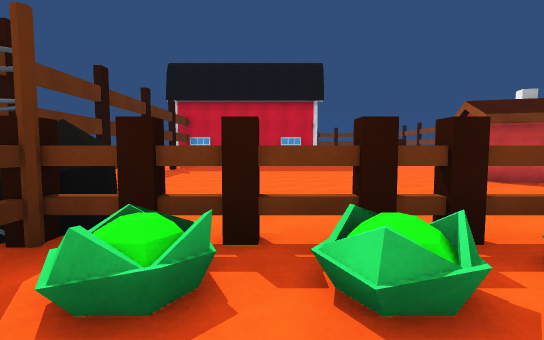
View 1 (above)

20 first-person views from a walk through a 3-D level made in the Unity game engine. The camera is 1.5 m above the floor, tilts 4° down and sees 85° across. The floor is counted in squares, 2 m on a side. Each view is taken from the middle of a square. On the plan, view 1 faces up. The plan holds only what a view shows up to about 10 squares ahead; the rest is blank. The place goes on beyond the plan.

View 2
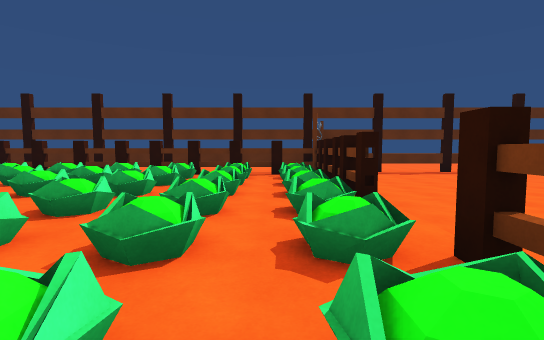

View 3
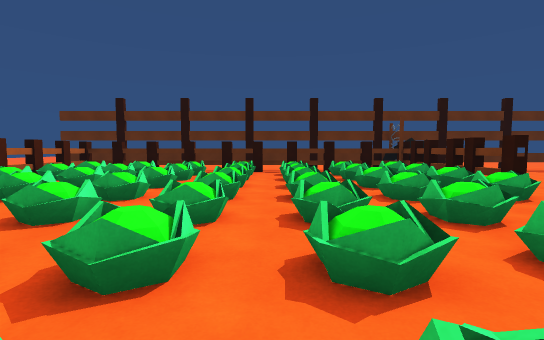

View 4
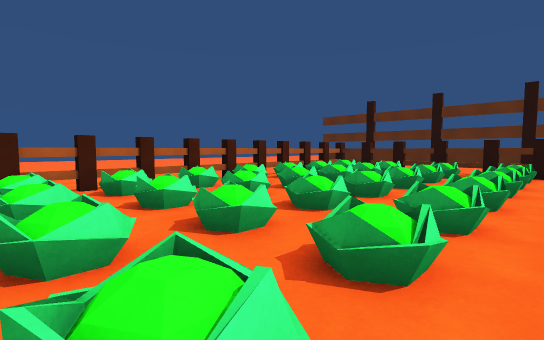

View 5
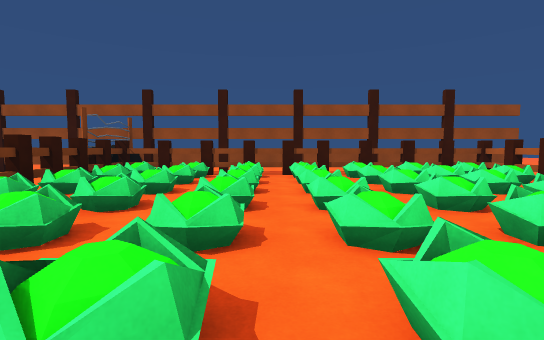

View 6
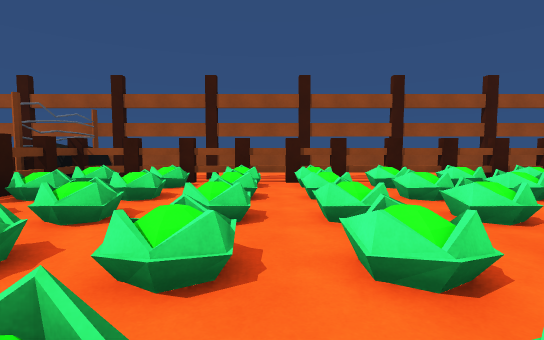

View 7
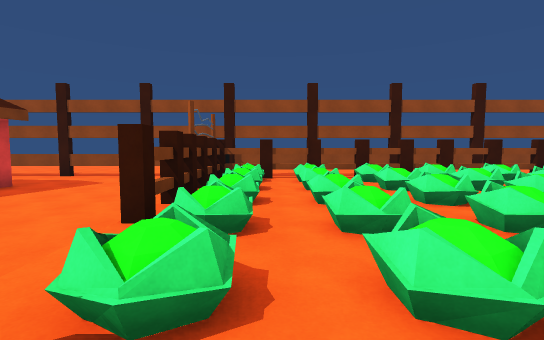

View 8
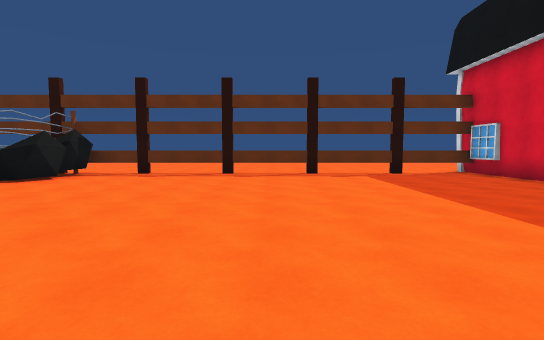

View 9
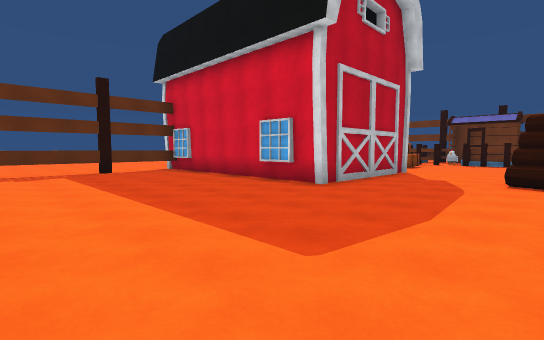

View 10
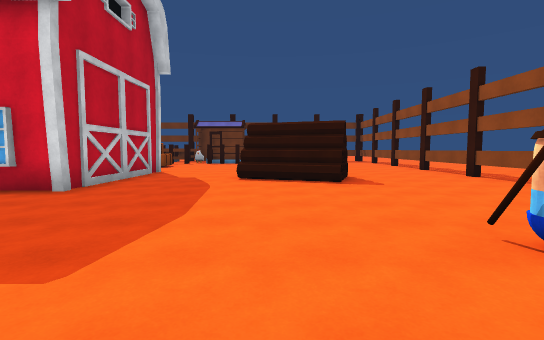

View 11
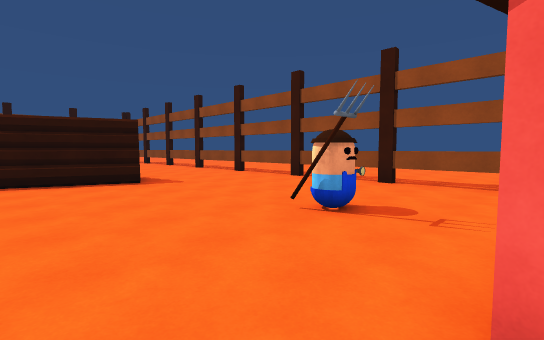

View 12
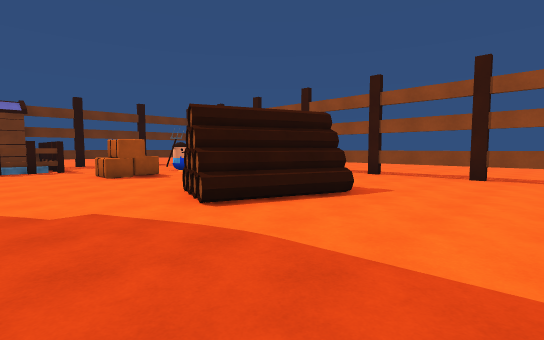

View 13
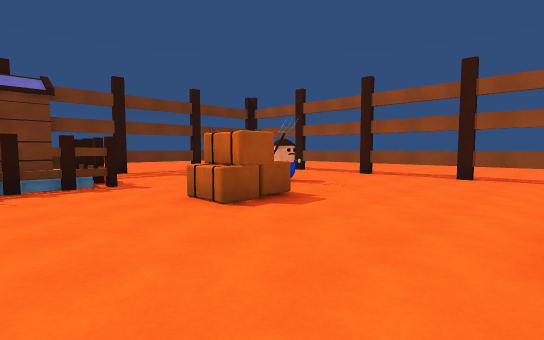

View 14
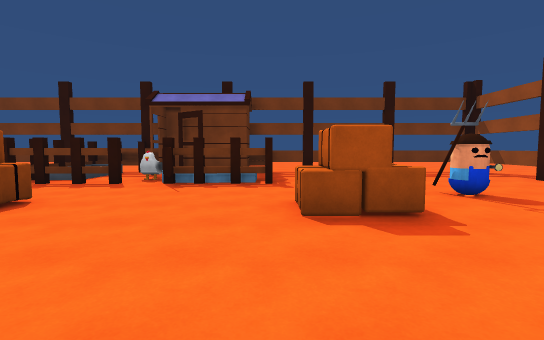

View 15
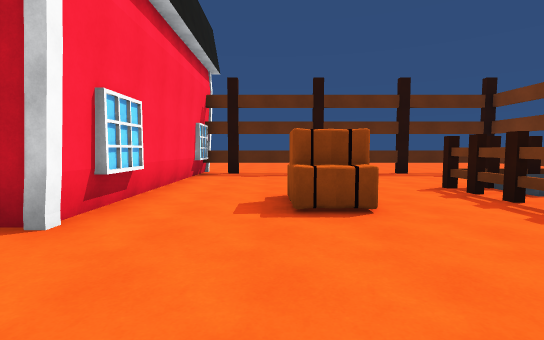

View 16
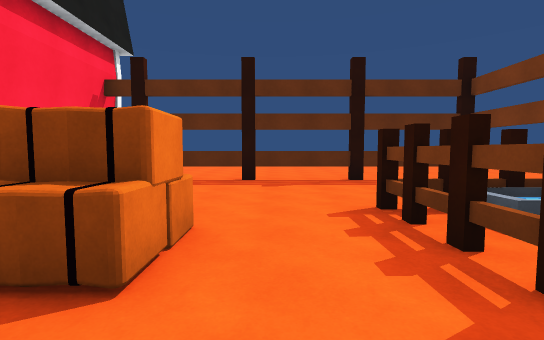

View 17
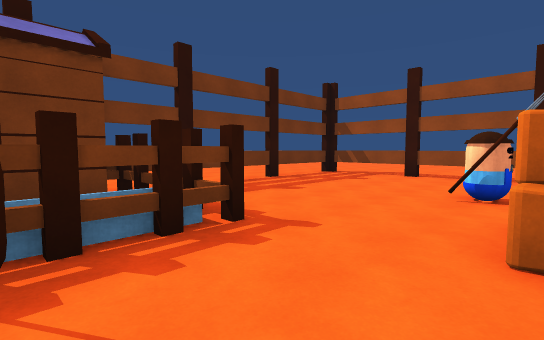

View 18
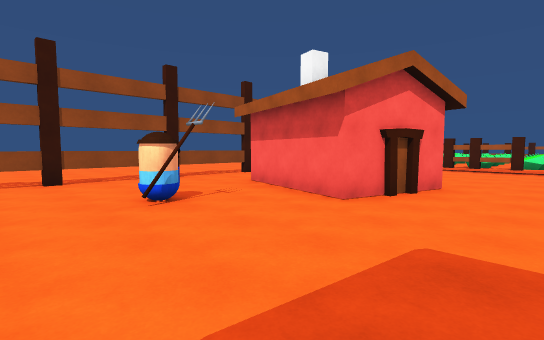

View 19
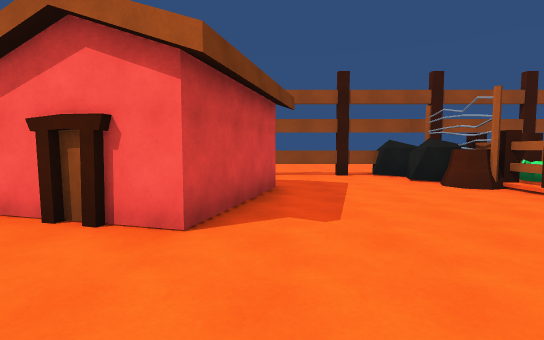

View 20
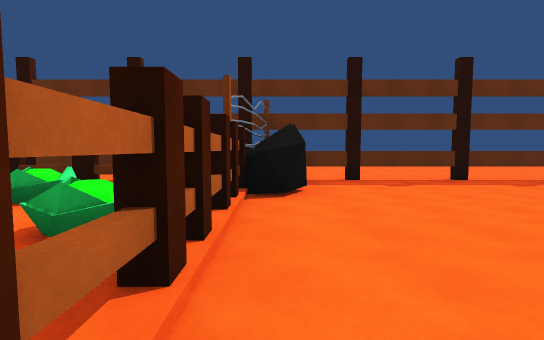

### Floor plan
Key: @ floor where view 1 was taken; # wall or solid block; . main floor; : floor 0.25 m higher than the main floor; / step, stairs or slope; = window, fence, low wall or low ledge; T thing the floor can be seen under or through; B barn; O other object.
Columns run from 5 left of view 1 to 12 right of it. Each row starts with its distance up from view 1.
 29    #########....=#
 28      ######......=
 27 .....=###=#......=
 26 .#...######......#
 25 .....####........=
 24 .............O...=
 23 .=....O....O.....=
 22 .................=
 21 .#...............#
 20 BBBBBBBB.........=
 19        B...O.....=
 18        B..OOOO...#
 17        B...OO....=
 16        B.........=
 15 BB....B..........=
 14 .................=
 13 .#...............#
 12 .............O...=
 11 .................=
 10 .#..........#....#
  9 ...........####..=
  8 .#.........####..#
  7 ..............#..=
  6 .................=
  5 .#...............#
  4 .................O
  3 .OOO..........OO#O
  2  OO##:TTT:########
  1    #:::::://://###
  0  # #=@==:===/==###
 -1    #=:===:==/==###
 -2    #::://://:::###
 -3    ##:===/=#/==###
 -4    #=:===/==/==###
 -5    #  :  ::::::###
 -6    #=:===:==:==###
 -7    #= ===:==:==###
 -8    ## ############
 -9                  #
-10                  #

Positions as (right, up) in squares from view 1, and headings:
1: (0, 0), facing up
2: (7, 1), facing left
3: (8, -2), facing left
4: (8, -2), facing down-left
5: (1, -2), facing right
6: (3, -2), facing right
7: (2, 1), facing right
8: (5, 9), facing left
9: (6, 10), facing up-left
10: (6, 10), facing up
11: (5, 10), facing up-right
12: (3, 14), facing up-right
13: (3, 19), facing up-right
14: (5, 19), facing up
15: (5, 22), facing left
16: (3, 24), facing left
17: (3, 23), facing up-right
18: (4, 14), facing down-right
19: (3, 7), facing right
20: (3, 3), facing left
